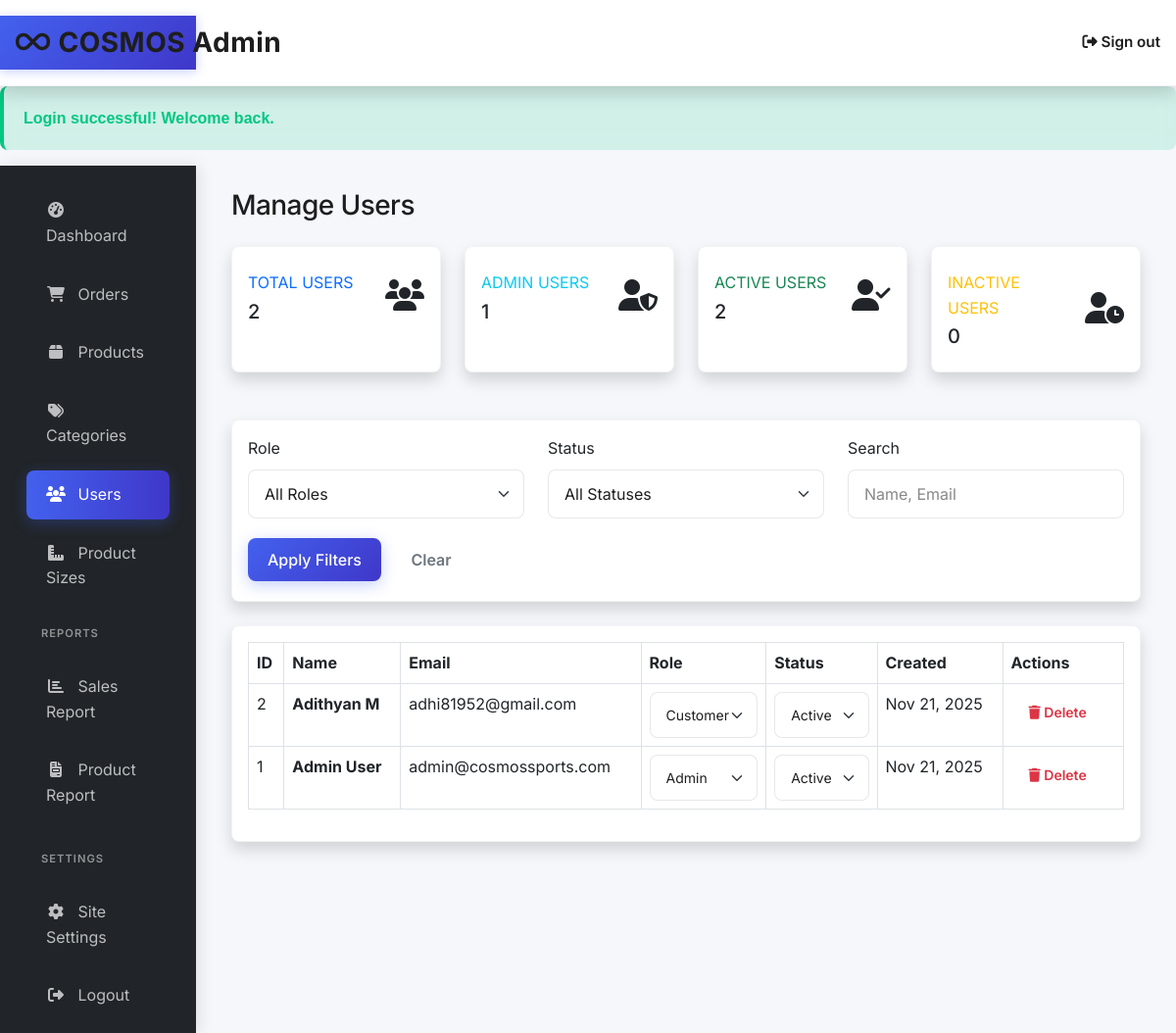
The page /admin/users.php (signed in) on the database its author committed.
### tables this page shows
CREATE TABLE `users` (
  `id` int(11) NOT NULL,
  `first_name` varchar(50) NOT NULL,
  `last_name` varchar(50) NOT NULL,
  `email` varchar(100) NOT NULL,
  `password` varchar(255) NOT NULL,
  `phone` varchar(20) DEFAULT NULL,
  `address` text DEFAULT NULL,
  `city` varchar(50) DEFAULT NULL,
  `state` varchar(50) DEFAULT NULL,
  `zip_code` varchar(10) DEFAULT NULL,
  `role` enum('customer','admin') DEFAULT 'customer',
  `status` enum('active','inactive','deleted') DEFAULT 'active',
  `created_at` timestamp NOT NULL DEFAULT current_timestamp(),
  `updated_at` timestamp NOT NULL DEFAULT current_timestamp() ON UPDATE current_timestamp()
);

### includes/db.php (called while the page is built, shortened)
<?php
class Database {
    private $host = DB_HOST;
    private $db_name = DB_NAME;
    private $username = DB_USER;
    private $password = DB_PASS;
    public function getConnection() {
        $this->conn = null;
        try {
            $this->conn = new PDO(
                "mysql:host=" . $this->host . ";dbname=" . $this->db_name,
                $this->username,
                $this->password
            );
            $this->conn->setAttribute(PDO::ATTR_ERRMODE, PDO::ERRMODE_EXCEPTION);
            $this->conn->setAttribute(PDO::ATTR_DEFAULT_FETCH_MODE, PDO::FETCH_ASSOC);
        } catch(PDOException $exception) {
            if ($exception->getCode() == 1049) {
                if (!defined('SETUP_MODE') || !SETUP_MODE) {
                    header('Location: install.php');
                    exit();
                }
            }
            echo "Connection error: " . $exception->getMessage();
        }
        return $this->conn;
    }
}
function getDB() {
    static $database = null;
    if ($database === null) {
        $database = new Database();
    }
    return $database->getConnection();
}
?>

### includes/classes/User.class.php (called while the page is built, shortened)
<?php
require_once __DIR__ . '/../db.php';
class User {
    private $db;
    public function __construct() {
        $this->db = getDB();
    }
    public function getAll($limit = null, $offset = 0) {
        $sql = "SELECT id, first_name, last_name, email, phone, role, status, created_at
                FROM users
                ORDER BY created_at DESC";
        $params = [];
        if ($limit) {
            $limit = (int)$limit;
            $offset = (int)$offset;
            $sql .= " LIMIT {$limit} OFFSET {$offset}";
        }
        $stmt = $this->db->prepare($sql);
        $stmt->execute($params);
        return $stmt->fetchAll();
    }
    public function count() {
        $sql = "SELECT COUNT(*) as total FROM users";
        $stmt = $this->db->prepare($sql);
        $stmt->execute();
        $result = $stmt->fetch();
        return $result['total'];
    }
    public function countByRole($role) {
        $sql = "SELECT COUNT(*) as total FROM users WHERE role = ?";
        $stmt = $this->db->prepare($sql);
        $stmt->execute([$role]);
        $result = $stmt->fetch();
        return $result['total'];
    }
    public function countByStatus($status) {
        $sql = "SELECT COUNT(*) as total FROM users WHERE status = ?";
        $stmt = $this->db->prepare($sql);
        $stmt->execute([$status]);
        $result = $stmt->fetch();
        return $result['total'];
    }
}
?>

### admin/users.php (the view, shortened to what this page needs)
<?php
require_once '../includes/functions.php';
require_once '../includes/header.php';
require_once '../includes/classes/User.class.php';
$user = new User();
$filters = [];
$filters['role'] = $_GET['role'] ?? '';
$filters['status'] = $_GET['status'] ?? '';
$filters['search'] = $_GET['search'] ?? '';
$current_page = max(1, $_GET['page'] ?? 1);
$pagination = paginate($user->count(), 10, $current_page);
$users = $user->getAll(10, $pagination['offset']);
$total_users = $user->count();
$admin_users = $user->countByRole('admin');
$active_users = $user->countByStatus('active');
$inactive_users = $user->countByStatus('inactive');
?>
<div class="container-fluid py-4">
    <div class="row">
        <div class="col-12">
            <h1 class="h3 mb-4">Manage Users</h1>
        </div>
    </div>
    <div class="row mb-4">
        <div class="col-xl-3 col-md-6 mb-4">
            <div class="card border-left-primary shadow h-100 py-2">
                <div class="card-body">
                    <div class="row no-gutters align-items-center">
                        <div class="col mr-2">
                            <div class="text-xs font-weight-bold text-primary text-uppercase mb-1">
                                Total Users
                            </div>
                            <div class="h5 mb-0 font-weight-bold text-gray-800">
                                <?php echo number_format($total_users); ?>
                            </div>
                        </div>
                        <div class="col-auto">
                            <i class="fas fa-users fa-2x text-gray-300"></i>
                        </div>
                    </div>
                </div>
            </div>
        </div>
        <div class="col-xl-3 col-md-6 mb-4">
            <div class="card border-left-info shadow h-100 py-2">
                <div class="card-body">
                    <div class="row no-gutters align-items-center">
                        <div class="col mr-2">
                            <div class="text-xs font-weight-bold text-info text-uppercase mb-1">
                                Admin Users
                            </div>
                            <div class="h5 mb-0 font-weight-bold text-gray-800">
                                <?php echo number_format($admin_users); ?>
                            </div>
                        </div>
                        <div class="col-auto">
                            <i class="fas fa-user-shield fa-2x text-gray-300"></i>
                        </div>
                    </div>
                </div>
            </div>
        </div>
        <div class="col-xl-3 col-md-6 mb-4">
            <div class="card border-left-success shadow h-100 py-2">
                <div class="card-body">
                    <div class="row no-gutters align-items-center">
                        <div class="col mr-2">
                            <div class="text-xs font-weight-bold text-success text-uppercase mb-1">
                                Active Users
                            </div>
                            <div class="h5 mb-0 font-weight-bold text-gray-800">
                                <?php echo number_format($active_users); ?>
                            </div>
                        </div>
                        <div class="col-auto">
                            <i class="fas fa-user-check fa-2x text-gray-300"></i>
                        </div>
                    </div>
                </div>
            </div>
        </div>
        <div class="col-xl-3 col-md-6 mb-4">
            <div class="card border-left-warning shadow h-100 py-2">
                <div class="card-body">
                    <div class="row no-gutters align-items-center">
                        <div class="col mr-2">
                            <div class="text-xs font-weight-bold text-warning text-uppercase mb-1">
                                Inactive Users
                            </div>
                            <div class="h5 mb-0 font-weight-bold text-gray-800">
                                <?php echo number_format($inactive_users); ?>
                            </div>
                        </div>
                        <div class="col-auto">
                            <i class="fas fa-user-clock fa-2x text-gray-300"></i>
                        </div>
                    </div>
                </div>
            </div>
        </div>
    </div>
    <div class="row mb-4">
        <div class="col-12">
            <div class="card shadow">
                <div class="card-body">
                    <form method="GET" action="users.php">
                        <div class="row">
                            <div class="col-md-4 mb-3">
                                <label for="role" class="form-label">Role</label>
                                <select class="form-select" id="role" name="role">
                                    <option value="">All Roles</option>
                                </select>
                            </div>
                            <div class="col-md-4 mb-3">
                                <label for="status" class="form-label">Status</label>
                                <select class="form-select" id="status" name="status">
                                    <option value="">All Statuses</option>
                                </select>
                            </div>
                            <div class="col-md-4 mb-3">
                                <label for="search" class="form-label">Search</label>
                                <input type="text" class="form-control" id="search" name="search"
                                       placeholder="Name, Email"
                                       value="<?php echo htmlspecialchars($filters['search']); ?>">
                            </div>
                        </div>
                        <div class="row">
                            <div class="col-12">
                                <button type="submit" class="btn btn-primary">Apply Filters</button>
                                <a href="users.php" class="btn btn-outline-secondary">Clear</a>
                            </div>
                        </div>
                    </form>
                </div>
            </div>
        </div>
    </div>
    <div class="row">
        <div class="col-12">
            <div class="card shadow">
                <div class="card-body">
                    <div class="table-responsive">
                        <table class="table table-bordered">
                            <thead>
                                <tr>
                                    <th>ID</th>
                                    <th>Name</th>
                                    <th>Email</th>
                                    <th>Role</th>
                                    <th>Status</th>
                                    <th>Created</th>
                                    <th>Actions</th>
                                </tr>
                            </thead>
                            <tbody>
                                <?php if (!empty($users)): ?>
                                    <?php foreach ($users as $user_item): ?>
                                        <tr>
                                            <td><?php echo $user_item['id']; ?></td>
                                            <td>
                                                <div>
                                                    <strong><?php echo htmlspecialchars($user_item['first_name'] . ' ' . $user_item['last_name']); ?></strong>
                                                </div>
                                            </td>
                                            <td><?php echo htmlspecialchars($user_item['email']); ?></td>
                                            <td>
                                                <form method="POST" style="display: inline;" class="role-form">
                                                    <select name="role" class="form-select form-select-sm"
                                                            onchange="this.form.submit()">
                                                        <option value="customer" <?php echo ($user_item['role'] === 'customer') ? 'selected' : ''; ?>>Customer</option>
                                                        <option value="admin" <?php echo ($user_item['role'] === 'admin') ? 'selected' : ''; ?>>Admin</option>
                                                    </select>
                                                </form>
                                            </td>
                                            <td>
                                                <form method="POST" style="display: inline;" class="status-form">
                                                    <select name="status" class="form-select form-select-sm"
                                                            onchange="this.form.submit()">
                                                        <option value="active" <?php echo ($user_item['status'] === 'active') ? 'selected' : ''; ?>>Active</option>
                                                    </select>
                                                </form>
                                            </td>
                                            <td><?php echo formatDate($user_item['created_at']); ?></td>
                                            <td>
                                                <div class="btn-group" role="group">
                                                    <form method="POST" style="display: inline;"
                                                          onsubmit="return confirm('Are you sure you want to delete this user? This action cannot be undone.')">
                                                        <button type="submit" class="btn btn-outline-danger btn-sm">
                                                            <i class="fas fa-trash"></i> Delete
                                                        </button>
                                                    </form>
                                                </div>
                                            </td>
                                        </tr>
                                    <?php endforeach; ?>
                                <?php else: ?>
                                    <tr>
                                        <td colspan="7" class="text-center">No users found.</td>
                                    </tr>
                                <?php endif; ?>
                            </tbody>
                        </table>
                    </div>
                </div>
            </div>
        </div>
    </div>
</div>
<?php
require_once '../includes/footer.php';
?>

### rows shown on the page
users: id "2", first_name+last_name "Adithyan M", email "adhi81952@gmail.com", role "Customer", status "Active", created_at "Nov 21, 2025"
users: id "1", first_name+last_name "Admin User", email "admin@cosmossports.com", role "Admin", status "Active", created_at "Nov 21, 2025"

### other values the page prints
$message "Login successful! Welcome back."
$total_users "2"
$admin_users "1"
$active_users "2"
$inactive_users "0"
